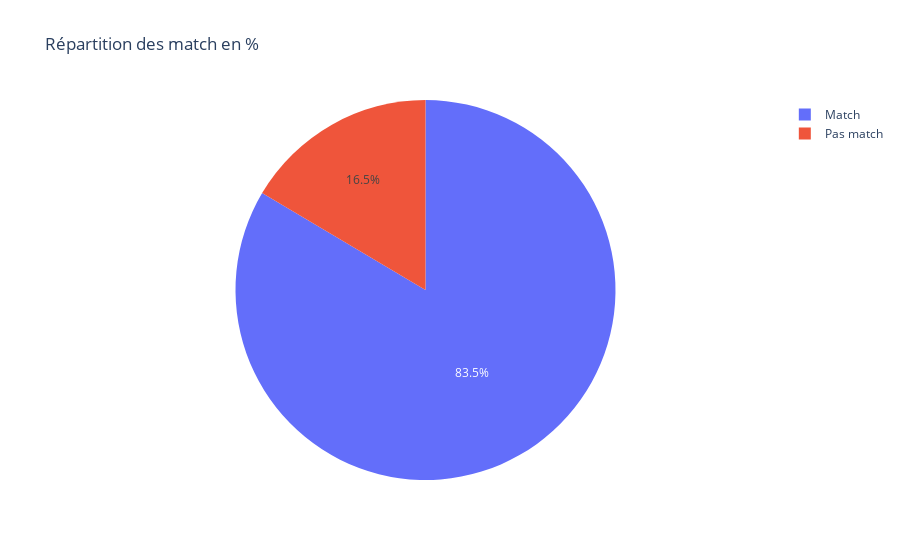

The notebook cell saved with this chart:
### Code cell
px.pie(df["match"].map({0:"Match", 1:"Pas match"}),'match', title='Répartition des match en %')

### Figure 1 — Plotly figure (JSON) as saved in the notebook; plotly's stock layout.template omitted (floating-point values rounded to 4 significant figures; data arrays with more than 128 entries replaced by an {"elided": "..."} marker saying what was removed)
{"data": [{"domain": {"x": [0, 1], "y": [0, 1]}, "hovertemplate": "match=%{label}<extra></extra>", "labels": {"elided": "8378 str values"}, "legendgroup": "", "name": "", "showlegend": true, "type": "pie"}], "layout": {"legend": {"tracegroupgap": 0}, "title": {"text": "Répartition des match en %"}}}
